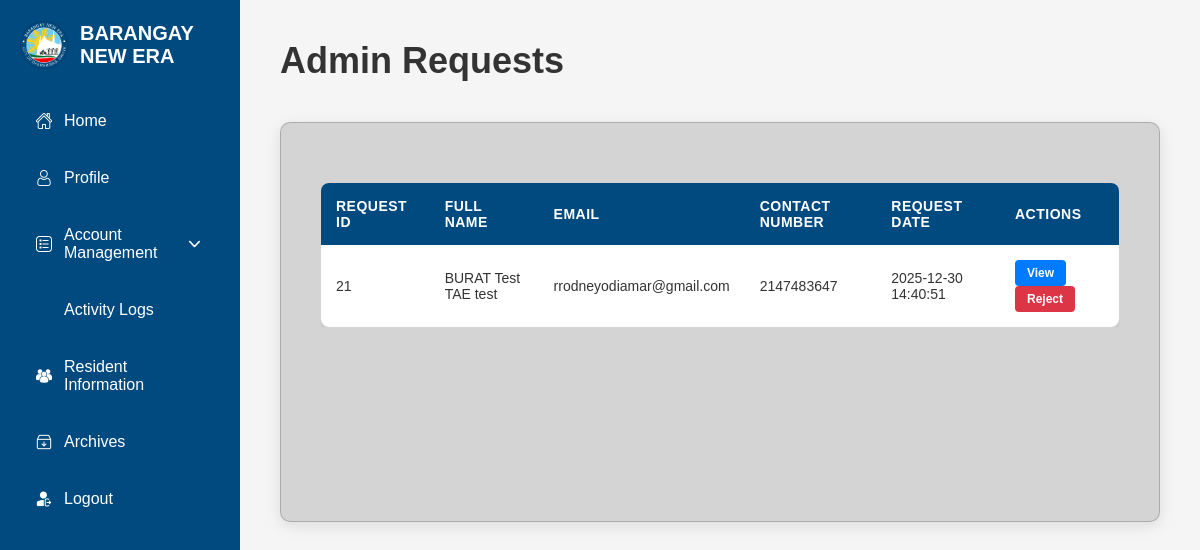
/superadmin/adminrequests.php (signed in), run on an earlier commit of the app's database.
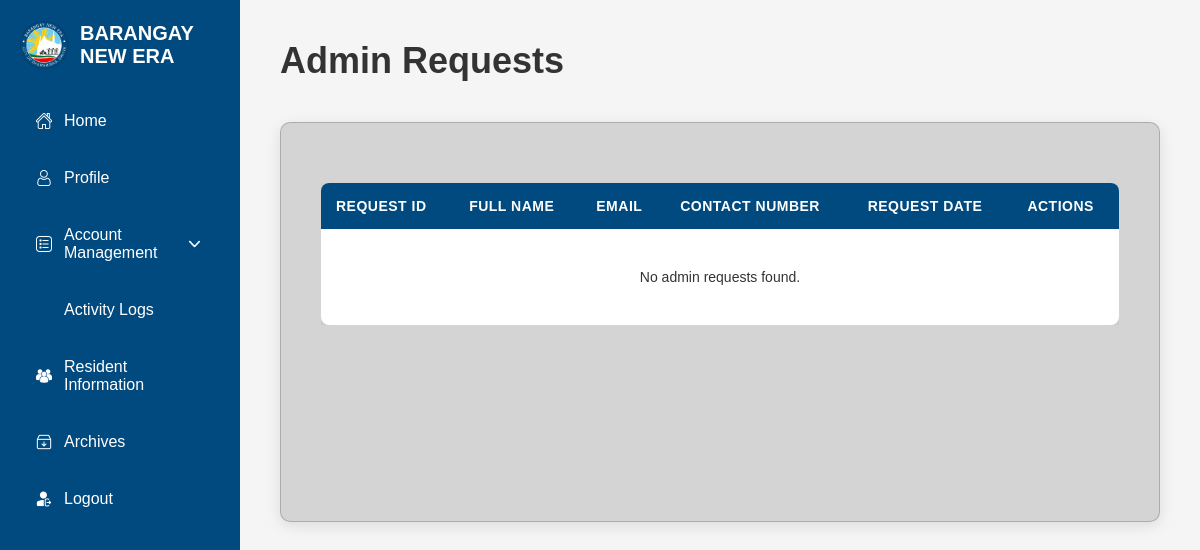
And on a later commit of the database.
### tables this page shows
CREATE TABLE `adminrequests` (
  `RequestID` int(11) NOT NULL,
  `lastname` varchar(255) NOT NULL,
  `firstname` varchar(255) NOT NULL,
  `middlename` varchar(255) NOT NULL,
  `suffix` varchar(255) NOT NULL,
  `birthdate` date NOT NULL,
  `age` int(11) NOT NULL,
  `email` varchar(255) NOT NULL,
  `contactnumber` int(11) NOT NULL,
  `password` int(11) NOT NULL,
  `requestDate` date DEFAULT NULL
);

### superadmin/adminrequests.php (the view, shortened to what the changed rows need)
<?php
require_once '../Connection/Conn.php';
$requests = [];
try {
    $query = "SELECT RequestID, lastname, firstname, middlename, suffix, birthdate, age, email, contactnumber, requestDate FROM adminrequests ORDER BY RequestID ASC";
    $result = $conn->query($query);
    if ($result && $result->num_rows > 0) {
        while ($row = $result->fetch_assoc()) {
            $requests[] = [
                'adminID' => $row['RequestID'],
                'employeeID' => '',
                'LastName' => $row['lastname'],
                'FirstName' => $row['firstname'],
                'MiddleName' => $row['middlename'] ?? '',
                'Suffix' => $row['suffix'] ?? '',
                'Email' => $row['email'],
                'ContactNumber' => $row['contactnumber'],
                'birthdate' => $row['birthdate'],
                'age' => $row['age'],
                'profile_picture' => '',
                'requestDate' => $row['requestDate'] ?? '',
                'status' => 'pending'
            ];
        }
    }
} catch (Exception $e) {
    $error_message = "Error fetching admin requests: " . $e->getMessage();
}
?>
<!DOCTYPE html>
<html lang="en">
<head>
    <link rel="stylesheet" href="adminrequests.css">
</head>
<body>
    <div class="sidebar">
        <div class="sidebar-logo">
            <h2>BARANGAY NEW ERA</h2>
        </div>
    </div>
    <div class="main-content">
        <div class="page-header">
            <h1>Admin Requests</h1>
        </div>
        <div class="container">
            <?php if (isset($error_message)): ?>
                <div class="error-message">
                    <?php echo htmlspecialchars($error_message); ?>
                </div>
            <?php else: ?>
                <div class="table-container">
                    <table class="admin-table">
                        <thead>
                            <tr>
                                <th>Request ID</th>
                                <th>Full Name</th>
                                <th>Email</th>
                                <th>Contact Number</th>
                                <th>Request Date</th>
                                <th>Actions</th>
                            </tr>
                        </thead>
                        <tbody>
                            <?php if (empty($requests)): ?>
                                <tr>
                                    <td colspan="6" style="text-align: center; padding: 40px;">No admin requests found.</td>
                                </tr>
                            <?php else: ?>
                                <?php foreach ($requests as $request): ?>
                                    <?php
                                    $fullname = trim($request['FirstName'] . ' ' . $request['MiddleName'] . ' ' . $request['LastName'] . ' ' . $request['Suffix']);
                                    ?>
                                    <tr>
                                        <td><?php echo htmlspecialchars($request['adminID'] ?? 'N/A'); ?></td>
                                        <td><?php echo htmlspecialchars($fullname); ?></td>
                                        <td><?php echo htmlspecialchars($request['Email'] ?? 'N/A'); ?></td>
                                        <td><?php echo htmlspecialchars($request['ContactNumber'] ?? 'N/A'); ?></td>
                                        <td><?php echo htmlspecialchars($request['requestDate'] ?? 'N/A'); ?></td>
                                        <td>
                                            <button class="action-btn view-btn"
                                                data-request-id="<?php echo htmlspecialchars($request['adminID']); ?>"
                                                data-first-name="<?php echo htmlspecialchars($request['FirstName'] ?? ''); ?>"
                                                data-middle-name="<?php echo htmlspecialchars($request['MiddleName'] ?? ''); ?>"
                                                data-last-name="<?php echo htmlspecialchars($request['LastName'] ?? ''); ?>"
                                                data-suffix="<?php echo htmlspecialchars($request['Suffix'] ?? ''); ?>"
                                                data-email="<?php echo htmlspecialchars($request['Email'] ?? ''); ?>"
                                                data-contact-number="<?php echo htmlspecialchars($request['ContactNumber'] ?? ''); ?>"
                                                data-birthdate="<?php echo htmlspecialchars($request['birthdate'] ?? ''); ?>"
                                                data-age="<?php echo htmlspecialchars($request['age'] ?? ''); ?>"
                                                data-profile-picture="<?php echo htmlspecialchars($request['profile_picture'] ?? ''); ?>"
                                                data-request-date="<?php echo htmlspecialchars($request['requestDate'] ?? ''); ?>"
                                                onclick="viewRequest(this)">View</button>
                                            <button class="action-btn reject-btn" onclick="rejectRequest('<?php echo htmlspecialchars($request['adminID']); ?>')">Reject</button>
                                        </td>
                                    </tr>
                                <?php endforeach; ?>
                            <?php endif; ?>
                        </tbody>
                    </table>
                </div>
            <?php endif; ?>
        </div>
    </div>
</body>
</html>

What changed in the data, as far as the page shows it:
removed adminrequests: RequestID "21", fullname "BURAT Test TAE test", email "rrodneyodiamar@gmail.com", contactnumber "2147483647", requestDate "2025-12-30 14:40:51"
Also different on the page:
text now shown: "No admin requests found."
